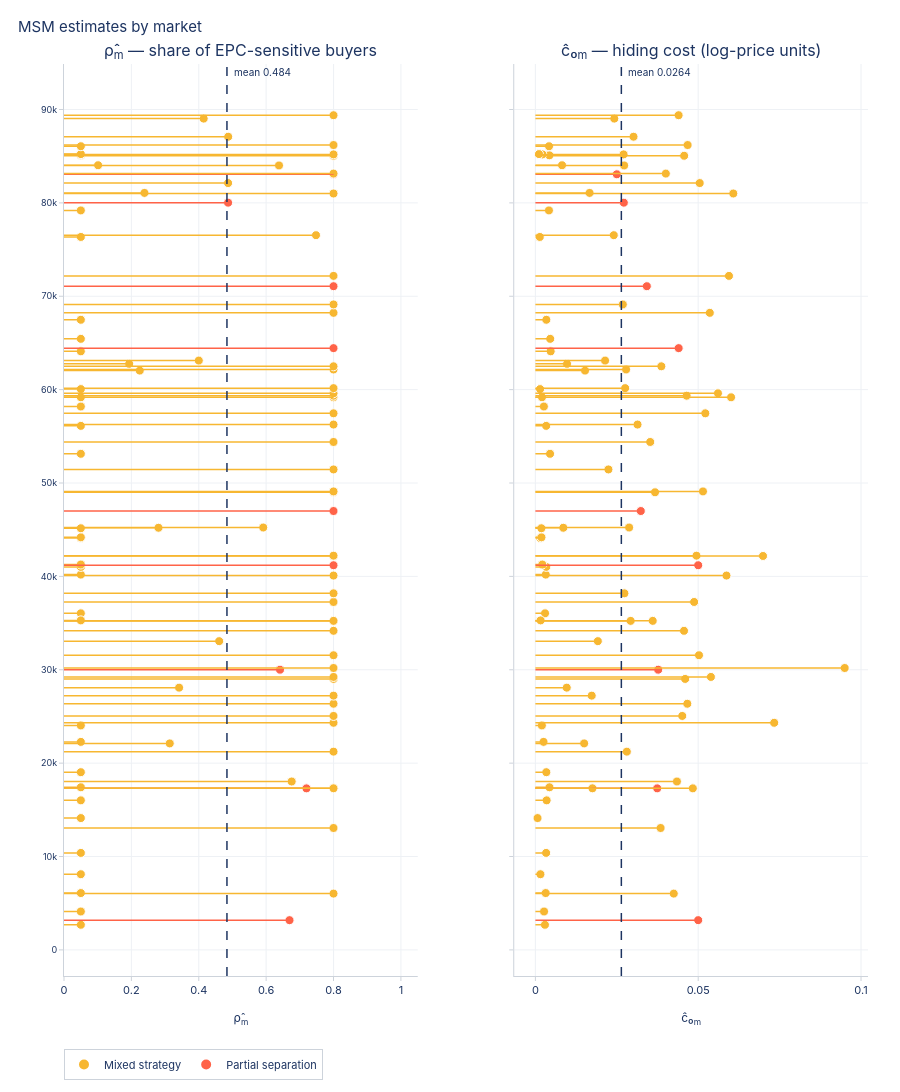

Here is the notebook cell this chart was saved with:
### Code cell
fig = chart_estimates_by_market(msm_result)
fig.show()

# Report only the clean sample (corner markets already dropped)
eq_counts = pd.Series({m: msm_result.eq_types[m] for m in msm_clean}).value_counts()
print(f"\nEstimation sample: {len(msm_clean)} markets (dropped: {len(msm_dropped)} pre-screen + corner)")
print("Equilibrium regime breakdown:")
print(eq_counts.to_string())
